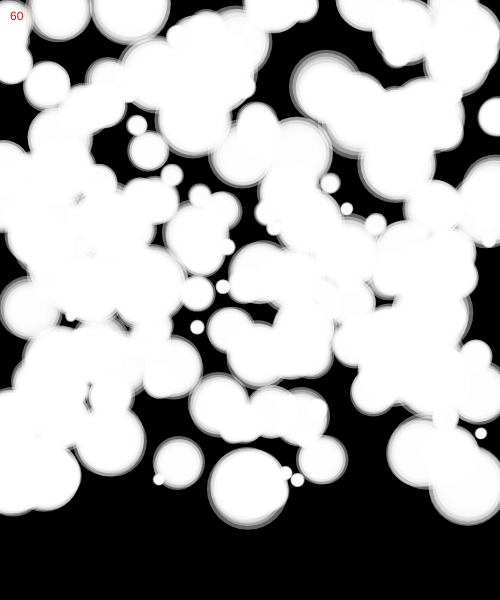
Frame 1 (no input)
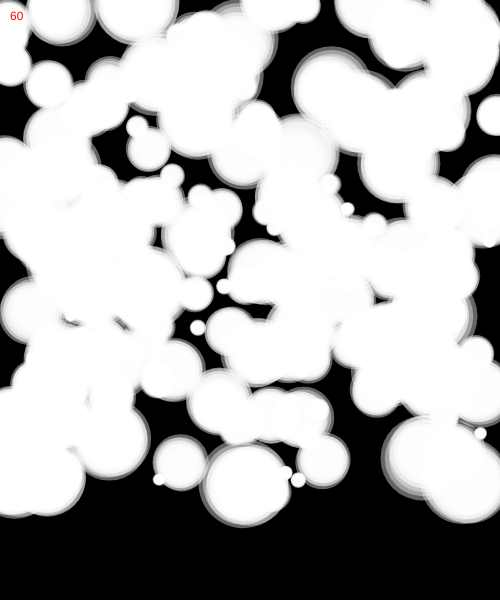
Frame 60 (no input)
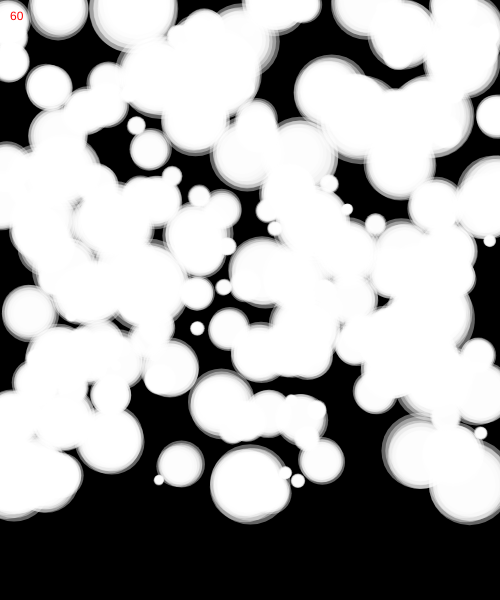
Frame 120 (the mouse pressed at the canvas centre since frame 60)

The p5.js sketch that drew these frames (run headless with seeded random() and noise() and a simulated clock; from frame 60 on, the mouse is pressed at the canvas centre):

// p5.js sketch
// ── sketch.js
"use strict";

let cosArray = [];
let sinArray = [];
let sinCosResolution = 360;

let blobs = []

function setup() {
  createCanvas(500, 600);
  background(0);
  noStroke();
  for (let i = 0; i < 200; i++) {
    blobs.push(new Blob(random(width), random(width), random(0.1, 0.8)));
  }

  for (let i = 0; i < sinCosResolution; i++) {
    let angle = map(i, 0, sinCosResolution, 0, TWO_PI);
    cosArray.push(cos(angle));
    sinArray.push(sin(angle));
  }
}

function draw() {
  background(0);

  for (let i = 0; i < blobs.length; i++) {
    blobs[i].update();
    blobs[i].display();
  }

  fill(255, 0, 0);
  text(round(frameRate()), 10, 20);
}




function mSin(radian) {
  let index = floor(map(radian % TWO_PI, 0, TWO_PI, 0, sinCosResolution));
  return sinArray[index];
}

function mCos(radian) {
  let index = floor(map(radian % TWO_PI, 0, TWO_PI, 0, sinCosResolution));
  return cosArray[index];
}

















class Particle {
  constructor(x, y) {
    this.pos = createVector(x, y);
    this.dia = random(50, 80);
    this.angle = random(TWO_PI);
    this.aVel = random(0.01, 0.05);
    this.distance = random(3, 6);
  }
  display() {
    this.angle += this.aVel;

    this.pos.x = mCos(this.angle) * this.distance;
    this.pos.y = mSin(this.angle) * this.distance;
    let dia = mSin(this.angle) * this.distance;

    fill(255, 100);
    ellipse(this.pos.x, this.pos.y, 10 + this.dia, 10 + this.dia);
    ellipse(this.pos.x, this.pos.y, 20 + this.dia, 20 + this.dia);
    ellipse(this.pos.x, this.pos.y, 30 + this.dia, 30 + this.dia);
  }
}

class Blob {
  constructor(x, y, size) {
    this.pos = createVector(x, y);
    this.vel = createVector();
    this.acc = createVector();
    this.size = size;
    this.sizeFreq = random(0.01, 0.05);
    this.scale = 1.0;
    this.particles = [];
    let randomNumber = floor(random(3, 5));
    for (let i = 0; i < randomNumber; i++) {
      this.particles.push(new Particle(this.pos.x, this.pos.y));
    }

  }
  update() {
    this.scale = this.size * map(mSin(frameCount * this.sizeFreq), -1, 1, 0.9, 1.1);
  }
  display() {
    push();
    translate(this.pos.x, this.pos.y);
    scale(this.scale);
    for (let i = 0; i < this.particles.length; i++) {
      this.particles[i].display();
    }
    pop();
  }
}
